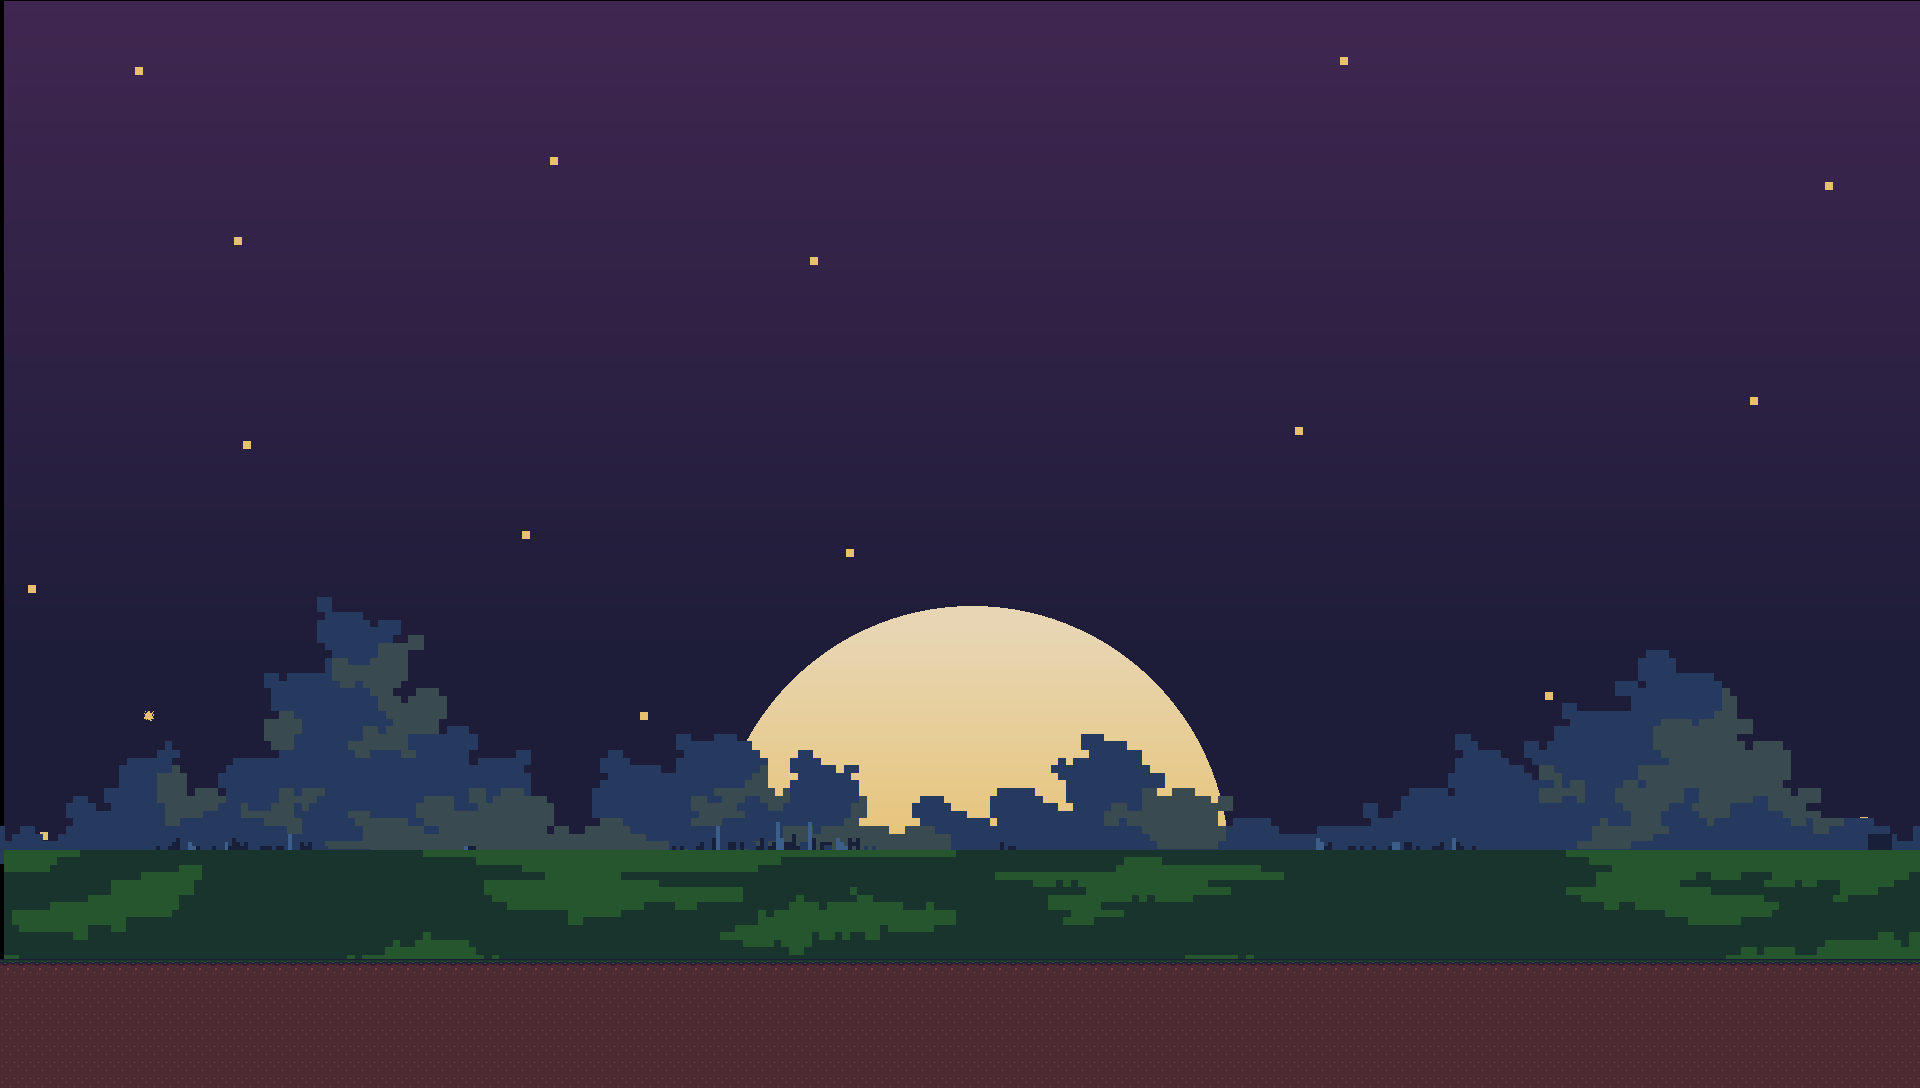

A 2D game scene composited from a Tiled map and its tileset images. What follows is a short description and the map's XML, with each tile layer's data collapsed to a summary:
An orthogonal 120x68 tile map with 16x16 px tiles, 1 tile layer (Tile Layer 1), 2 tilesets, 7 image layers and 4 objects (3x Enemy, Player).

<map version="1.10" tiledversion="1.11.2" orientation="orthogonal" renderorder="right-down" width="120" height="68" tilewidth="16" tileheight="16" infinite="0" nextlayerid="25" nextobjectid="122">
 <tileset firstgid="1" source="maintileset.tsx" />
 <tileset firstgid="1025" source="SpikesNew.tsx" />
 <group id="5" name="bg" offsetx="4" offsety="193.333">
  <imagelayer id="9" name="bg" offsetx="0" offsety="-192" repeatx="1" repeaty="1">
   <image source="../graphics/bgart/skyNIGHT.png" width="1920" height="1080" />
  </imagelayer>
  <imagelayer id="25" name="stars" offsetx="0" offsety="-192">
   <image source="../graphics/bgart/stars.png" width="1920" height="1080" />
  </imagelayer>
  <imagelayer id="24" name="moon" offsetx="28" offsety="-224">
   <image source="../graphics/bgart/moon.png" width="1920" height="1080" />
  </imagelayer>
  <imagelayer id="12" name="clouds" offsetx="-3.63636" offsety="-297.939" parallaxx="1.2" repeatx="1">
   <image source="../graphics/bgart/cloudsNIGHT.png" width="1920" height="1080" />
  </imagelayer>
  <imagelayer id="16" name="city" offsetx="-4.18182" offsety="-303.5" parallaxx="1.4" repeatx="1">
   <image source="../graphics/bgart/city.png" width="1920" height="1080" />
  </imagelayer>
  <imagelayer id="10" name="grass" offsetx="0" offsety="-304" parallaxx="1.6" repeatx="1">
   <image source="../graphics/bgart/grassNIGHT.png" width="1920" height="1080" />
  </imagelayer>
  <imagelayer id="13" name="dirt" offsetx="-4.0048" offsety="14.6664" repeatx="1">
   <image source="../graphics/bgart/dirtNIGHT.png" width="1920" height="1080" />
  </imagelayer>
 </group>
 <objectgroup id="24" name="Entities">
  <object id="112" name="Player" x="63.0253" y="566.896">
   <point />
  </object>
  <object id="119" name="Enemy" type="Enemy" x="1064.5" y="894">
   <properties>
    <property name="DMG" type="float" value="1" />
    <property name="Health" type="float" value="3" />
    <property name="MoveSpeed" type="float" value="30" />
   </properties>
   <point />
  </object>
  <object id="120" name="Enemy" type="Enemy" x="1144.5" y="892.5">
   <properties>
    <property name="DMG" type="float" value="1" />
    <property name="Health" type="float" value="3" />
    <property name="MoveSpeed" type="float" value="30" />
   </properties>
   <point />
  </object>
  <object id="121" name="Enemy" type="Enemy" x="1241" y="893">
   <properties>
    <property name="DMG" type="float" value="1" />
    <property name="Health" type="float" value="3" />
    <property name="MoveSpeed" type="float" value="30" />
   </properties>
   <point />
  </object>
 </objectgroup>
 <objectgroup id="22" name="Spikes" />
 <layer id="1" name="Tile Layer 1" width="120" height="68">
  <data>[8160 cells, 1163 non-empty, 21 distinct tile ids]</data>
 </layer>
</map>